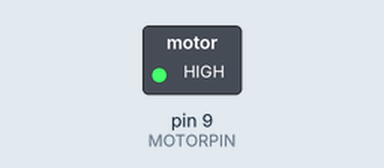
A sketch run on a simulated Arduino Uno, built with avr-gcc and run on an emulated ATmega328P. Parts: switched loads named in the sketch (green lamp = pin HIGH). Dashed ring = blinking.

Above: at 0.2 s.
Timing chart, 0 to 3.5 s (numbered marks = the images above):
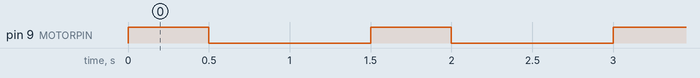

The sketch:

Martiniere-GRP1.ino
```cpp
int MOTORPIN = 9;
// uint16_t state = 0;

void setup() {
  pinMode(MOTORPIN, OUTPUT);
  Serial.begin(9600);

}

void loop() {
  digitalWrite(MOTORPIN, HIGH);
  delay(500);
  digitalWrite(MOTORPIN, LOW);
  delay(1000);

}
```

Measured:
- by itself, pin 9 (MOTORPIN): alternates HIGH for 0.50 s and LOW for 1.0 s
